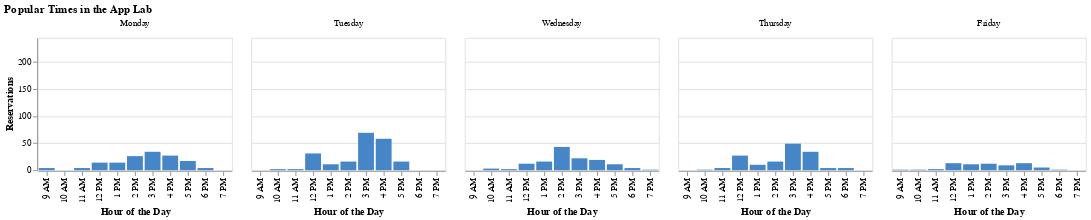

This figure's notebook cell:
### Code cell
chart = alt.Chart(app_lab_reservations_per_hour).mark_bar().encode(
    x=alt.X('civilian_time:N', title='Hour of the Day', sort=x_domain),
    y=alt.Y('count:Q', title='Reservations', scale=alt.Scale(domain=[0, max_count])),
    column=alt.Column('day_of_week:N', title=None, sort=['Monday', 'Tuesday', 'Wednesday', 'Thursday', 'Friday']),
    tooltip=alt.Tooltip('count:Q')
).properties(
    height=150,
    title='Popular Times in the App Lab'
).configure_mark(color='#4786c6')

chart.show()

### Figure 1 — Vega-Lite specification as saved in the notebook (floating-point values rounded to 4 significant figures)
{"config": {"view": {"continuousWidth": 300, "continuousHeight": 300}, "mark": {"color": "#4786c6"}}, "data": {"name": "data-4b413cbafcc4828ffc4e602cde35e7ec"}, "mark": {"type": "bar"}, "encoding": {"column": {"field": "day_of_week", "sort": ["Monday", "Tuesday", "Wednesday", "Thursday", "Friday"], "title": null, "type": "nominal"}, "tooltip": {"field": "count", "type": "quantitative"}, "x": {"field": "civilian_time", "sort": ["9 AM", "10 AM", "11 AM", "12 PM", "1 PM", "2 PM", "3 PM", "4 PM", "5 PM", "6 PM", "7 PM"], "title": "Hour of the Day", "type": "nominal"}, "y": {"field": "count", "scale": {"domain": [0, 244.0]}, "title": "Reservations", "type": "quantitative"}}, "height": 150, "title": "Popular Times in the App Lab", "$schema": "https://vega.github.io/schema/vega-lite/v5.17.0.json", "datasets": {"data-4b413cbafcc4828ffc4e602cde35e7ec": [{"day_of_week": "Friday", "civilian_time": "1 PM", "count": 11}, {"day_of_week": "Friday", "civilian_time": "10 AM", "count": 1}, {"day_of_week": "Friday", "civilian_time": "11 AM", "count": 2}, {"day_of_week": "Friday", "civilian_time": "12 PM", "count": 13}, {"day_of_week": "Friday", "civilian_time": "2 PM", "count": 12}, {"day_of_week": "Friday", "civilian_time": "3 PM", "count": 9}, {"day_of_week": "Friday", "civilian_time": "4 PM", "count": 13}, {"day_of_week": "Friday", "civilian_time": "5 PM", "count": 5}, {"day_of_week": "Friday", "civilian_time": "6 PM", "count": 1}, {"day_of_week": "Friday", "civilian_time": "9 AM", "count": 1}, {"day_of_week": "Monday", "civilian_time": "1 PM", "count": 14}, {"day_of_week": "Monday", "civilian_time": "11 AM", "count": 4}, {"day_of_week": "Monday", "civilian_time": "12 PM", "count": 14}, {"day_of_week": "Monday", "civilian_time": "2 PM", "count": 26}, {"day_of_week": "Monday", "civilian_time": "3 PM", "count": 34}, {"day_of_week": "Monday", "civilian_time": "4 PM", "count": 27}, {"day_of_week": "Monday", "civilian_time": "5 PM", "count": 17}, {"day_of_week": "Monday", "civilian_time": "6 PM", "count": 4}, {"day_of_week": "Monday", "civilian_time": "9 AM", "count": 4}, {"day_of_week": "Thursday", "civilian_time": "1 PM", "count": 10}, {"day_of_week": "Thursday", "civilian_time": "10 AM", "count": 1}, {"day_of_week": "Thursday", "civilian_time": "11 AM", "count": 4}, {"day_of_week": "Thursday", "civilian_time": "12 PM", "count": 27}, {"day_of_week": "Thursday", "civilian_time": "2 PM", "count": 16}, {"day_of_week": "Thursday", "civilian_time": "3 PM", "count": 49}, {"day_of_week": "Thursday", "civilian_time": "4 PM", "count": 34}, {"day_of_week": "Thursday", "civilian_time": "5 PM", "count": 4}, {"day_of_week": "Thursday", "civilian_time": "6 PM", "count": 4}, {"day_of_week": "Tuesday", "civilian_time": "1 PM", "count": 11}, {"day_of_week": "Tuesday", "civilian_time": "10 AM", "count": 2}, {"day_of_week": "Tuesday", "civilian_time": "11 AM", "count": 2}, {"day_of_week": "Tuesday", "civilian_time": "12 PM", "count": 31}, {"day_of_week": "Tuesday", "civilian_time": "2 PM", "count": 16}, {"day_of_week": "Tuesday", "civilian_time": "3 PM", "count": 69}, {"day_of_week": "Tuesday", "civilian_time": "4 PM", "count": 58}, {"day_of_week": "Tuesday", "civilian_time": "5 PM", "count": 16}, {"day_of_week": "Wednesday", "civilian_time": "1 PM", "count": 16}, {"day_of_week": "Wednesday", "civilian_time": "10 AM", "count": 3}, {"day_of_week": "Wednesday", "civilian_time": "11 AM", "count": 2}, {"day_of_week": "Wednesday", "civilian_time": "12 PM", "count": 12}, {"day_of_week": "Wednesday", "civilian_time": "2 PM", "count": 43}, {"day_of_week": "Wednesday", "civilian_time": "3 PM", "count": 22}, {"day_of_week": "Wednesday", "civilian_time": "4 PM", "count": 19}, {"day_of_week": "Wednesday", "civilian_time": "5 PM", "count": 11}, {"day_of_week": "Wednesday", "civilian_time": "6 PM", "count": 4}, {"day_of_week": "Wednesday", "civilian_time": "7 PM", "count": 1}]}}
